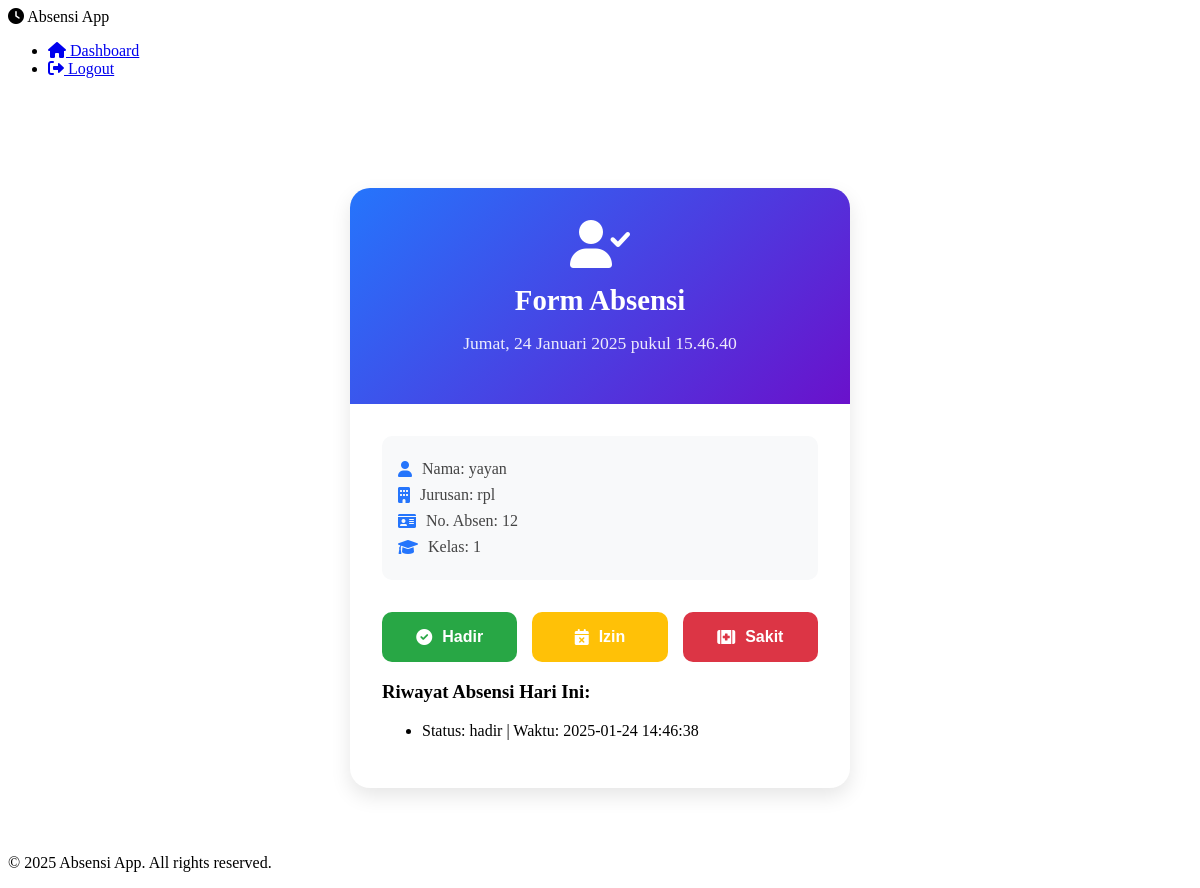
Screenshot of /php/absen.php (signed in) with the database file from the repository.
### tables this page shows
CREATE TABLE `absens` (
  `id` int(11) NOT NULL,
  `user_id` int(11) NOT NULL,
  `name` varchar(255) NOT NULL,
  `class` varchar(255) NOT NULL,
  `jurusan` varchar(255) NOT NULL,
  `nik_nip` varchar(255) NOT NULL,
  `no_absen` varchar(50) NOT NULL,
  `role` varchar(50) NOT NULL,
  `time` datetime NOT NULL,
  `status` enum('hadir','sakit','izin') NOT NULL
);

### php/absen.php (the view, shortened to what this page needs)
<?php
include "database.php";
$user = $_SESSION['user'];
$today = date('Y-m-d');
$attendance_query = "SELECT * FROM absens WHERE user_id = ? AND DATE(time) = ? ORDER BY time DESC";
$stmt = $conn->prepare($attendance_query);
$stmt->bind_param("is", $user['id'], $today);
$stmt->execute();
$attendance_result = $stmt->get_result();
$today_attendances = $attendance_result->fetch_all(MYSQLI_ASSOC);
?>
<!DOCTYPE html>
<html lang="en">
<head>
    <link rel="stylesheet" href="../css/absen.css">
    <link rel="stylesheet" href="https://cdnjs.cloudflare.com/ajax/libs/font-awesome/6.0.0/css/all.min.css">
</head>
<body>
    <nav class="navbar">
        <div class="logo"><i class="fas fa-clock"></i> Absensi App</div>
        <ul class="nav-links">
            <li><a href="siswa.php"><i class="fas fa-home"></i> Dashboard</a></li>
            <li><a href="logout.php"><i class="fas fa-sign-out-alt"></i> Logout</a></li>
        </ul>
    </nav>
    <div class="container">
        <div class="absen-card">
            <div class="card-header">
                <i class="fas fa-user-check"></i>
                <h2>Form Absensi</h2>
                <p class="current-time" id="current-time"></p>
            </div>
            <div class="card-body">
                <div class="user-info">
                    <p><i class="fas fa-user"></i> Nama: <?= htmlspecialchars($user['name']) ?></p>
                    <p><i class="fas fa-building"></i> Jurusan: <?= htmlspecialchars($user['jurusan']) ?></p>
                    <p><i class="fas fa-id-card"></i> No. Absen: <?= htmlspecialchars($user['no_absen']) ?></p>
                    <p><i class="fas fa-graduation-cap"></i> Kelas: <?= htmlspecialchars($user['class']) ?></p>
                </div>
                <form method="POST" action="" class="absen-form">
                    <div class="attendance-options">
                        <button type="submit" name="attendance_status" value="hadir" class="submit-btn btn-hadir">
                            <i class="fas fa-check-circle"></i> Hadir
                        </button>
                        <button type="submit" name="attendance_status" value="izin" class="submit-btn btn-izin">
                            <i class="fas fa-calendar-times"></i> Izin
                        </button>
                        <button type="submit" name="attendance_status" value="sakit" class="submit-btn btn-sakit">
                            <i class="fas fa-first-aid"></i> Sakit
                        </button>
                    </div>
                </form>
                <?php if (!empty($today_attendances)): ?>
                <div class="attendance-history">
                    <h3>Riwayat Absensi Hari Ini:</h3>
                    <ul>
                        <?php foreach ($today_attendances as $attendance): ?>
                        <li>
                            Status: <?= htmlspecialchars($attendance['status']) ?>
                            | Waktu: <?= htmlspecialchars($attendance['time']) ?>
                        </li>
                        <?php endforeach; ?>
                    </ul>
                </div>
                <?php endif; ?>
            </div>
        </div>
    </div>
    <footer class="footer">
        <p>&copy; <?= date('Y') ?> Absensi App. All rights reserved.</p>
    </footer>
</body>
</html>

### css/absen.css (style rules this page uses)
.container { min-height: calc(100vh - 140px); display: flex; justify-content: center; align-items: center; padding: 20px; margin-top: 60px; }
.absen-card { background: white; border-radius: 20px; box-shadow: 0 8px 20px rgba(0, 0, 0, 0.1); width: 100%; max-width: 500px; overflow: hidden; animation: slideUp 0.5s ease-out; }
.card-header { background: linear-gradient(135deg, #2575fc 0%, #6a11cb 100%); color: white; padding: 2rem; text-align: center; }
.card-header i { font-size: 3rem; margin-bottom: 1rem; }
.card-header h2 { margin: 0; font-size: 1.8rem; }
.current-time { margin-top: 1rem; font-size: 1.1rem; opacity: 0.9; }
.card-body { padding: 2rem; }
.user-info { margin-bottom: 2rem; padding: 1rem; background: #f8f9fa; border-radius: 10px; }
.user-info p { margin: 0.5rem 0; color: #444; display: flex; align-items: center; gap: 10px; }
.user-info i { color: #2575fc; }
.submit-btn { width: 100%; padding: 1rem; background: #2575fc; color: white; border: none; border-radius: 10px; font-size: 1rem; font-weight: 600; cursor: pointer; display: flex; justify-content: center; align-items: center; gap: 10px; transition: all 0.3s ease; }
.attendance-options { display: flex; justify-content: space-between; gap: 15px; }
.btn-hadir { background-color: #28a745; }
.btn-izin { background-color: #ffc107; }
.btn-sakit { background-color: #dc3545; }

### rows the page displays
absens: name "yayan", jurusan "rpl", no_absen "12", class "1", status "hadir", time "2025-01-24 14:46:38"
